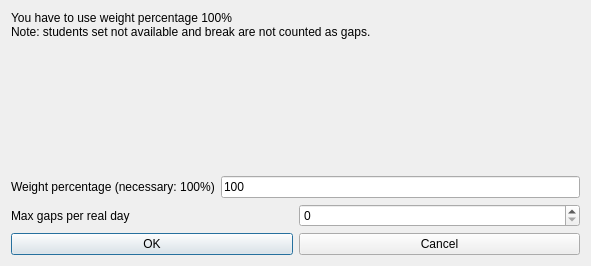
<?xml version="1.0" encoding="UTF-8"?>
<ui version="4.0">
 <class>ModifyConstraintStudentsMaxGapsPerRealDayForm_template</class>
 <widget class="QDialog" name="ModifyConstraintStudentsMaxGapsPerRealDayForm_template">
  <property name="geometry">
   <rect>
    <x>0</x>
    <y>0</y>
    <width>591</width>
    <height>266</height>
   </rect>
  </property>
  <property name="windowTitle">
   <string extracomment="This is the title of the dialog to modify a constraint of this type">Modify students max gaps per real day</string>
  </property>
  <layout class="QGridLayout" name="gridLayout">
   <item row="0" column="0">
    <widget class="QLabel" name="weightTextLabel_2">
     <property name="sizePolicy">
      <sizepolicy hsizetype="Minimum" vsizetype="Minimum">
       <horstretch>0</horstretch>
       <verstretch>0</verstretch>
      </sizepolicy>
     </property>
     <property name="frameShape">
      <enum>QFrame::NoFrame</enum>
     </property>
     <property name="frameShadow">
      <enum>QFrame::Plain</enum>
     </property>
     <property name="text">
      <string>You have to use weight percentage 100%
Note: students set not available and break are not counted as gaps.</string>
     </property>
     <property name="wordWrap">
      <bool>true</bool>
     </property>
    </widget>
   </item>
   <item row="1" column="0">
    <spacer name="spacer5">
     <property name="orientation">
      <enum>Qt::Vertical</enum>
     </property>
     <property name="sizeType">
      <enum>QSizePolicy::Expanding</enum>
     </property>
     <property name="sizeHint" stdset="0">
      <size>
       <width>20</width>
       <height>45</height>
      </size>
     </property>
    </spacer>
   </item>
   <item row="2" column="0">
    <layout class="QHBoxLayout" name="horizontalLayout">
     <item>
      <widget class="QLabel" name="weightTextLabel">
       <property name="frameShape">
        <enum>QFrame::NoFrame</enum>
       </property>
       <property name="frameShadow">
        <enum>QFrame::Plain</enum>
       </property>
       <property name="text">
        <string>Weight percentage (necessary: 100%)</string>
       </property>
       <property name="wordWrap">
        <bool>false</bool>
       </property>
      </widget>
     </item>
     <item>
      <widget class="QLineEdit" name="weightLineEdit">
       <property name="text">
        <string notr="true">100</string>
       </property>
      </widget>
     </item>
    </layout>
   </item>
   <item row="3" column="0">
    <layout class="QHBoxLayout" name="horizontalLayout_2">
     <item>
      <widget class="QLabel" name="textLabel1">
       <property name="text">
        <string>Max gaps per real day</string>
       </property>
       <property name="wordWrap">
        <bool>false</bool>
       </property>
      </widget>
     </item>
     <item>
      <widget class="QSpinBox" name="maxGapsSpinBox"/>
     </item>
    </layout>
   </item>
   <item row="4" column="0">
    <layout class="QHBoxLayout">
     <item>
      <widget class="QPushButton" name="okPushButton">
       <property name="text">
        <string>OK</string>
       </property>
      </widget>
     </item>
     <item>
      <widget class="QPushButton" name="cancelPushButton">
       <property name="text">
        <string>Cancel</string>
       </property>
      </widget>
     </item>
    </layout>
   </item>
  </layout>
 </widget>
 <layoutdefault spacing="6" margin="11"/>
 <resources/>
 <connections/>
</ui>
